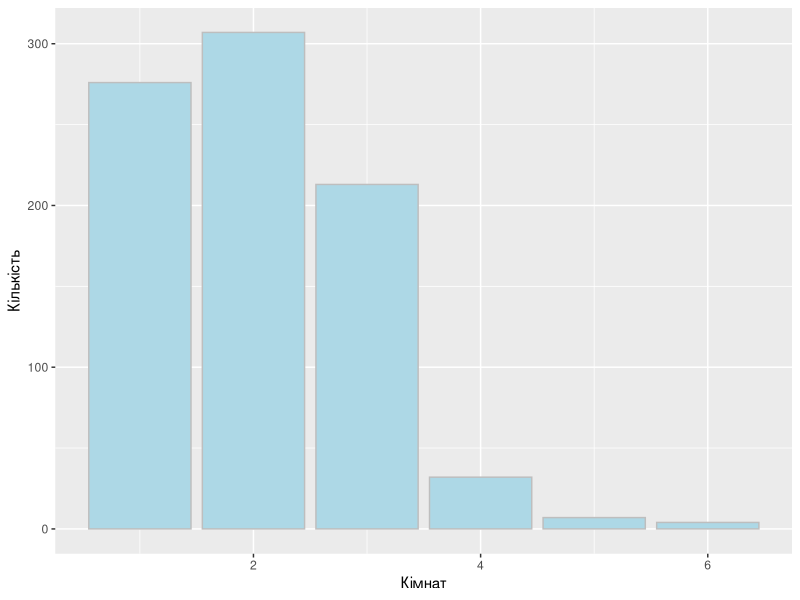
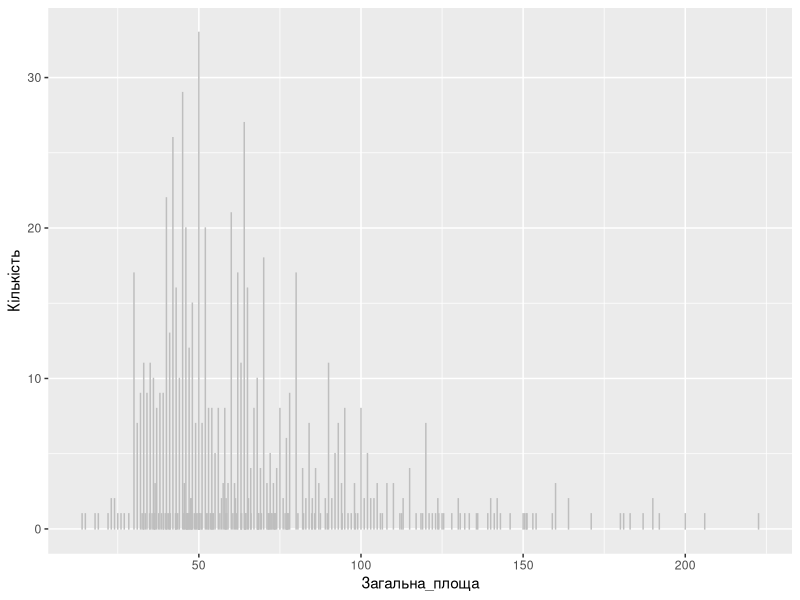
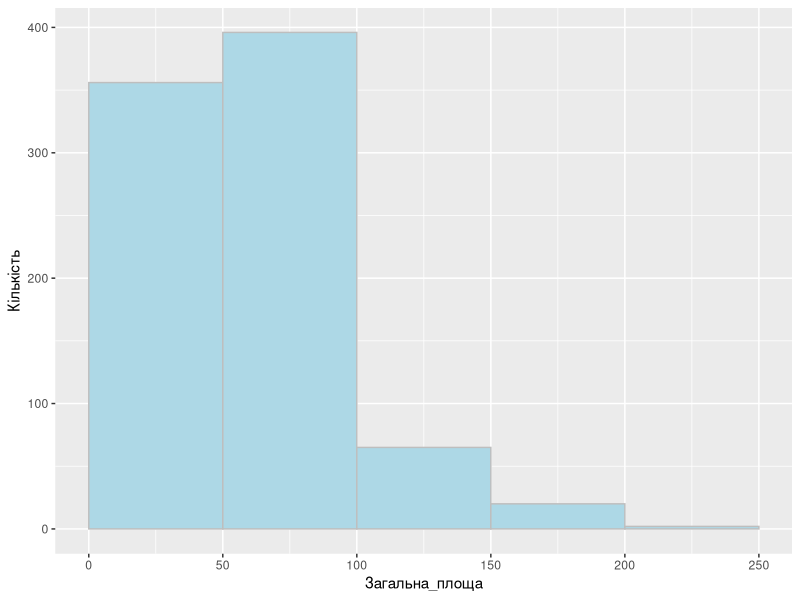
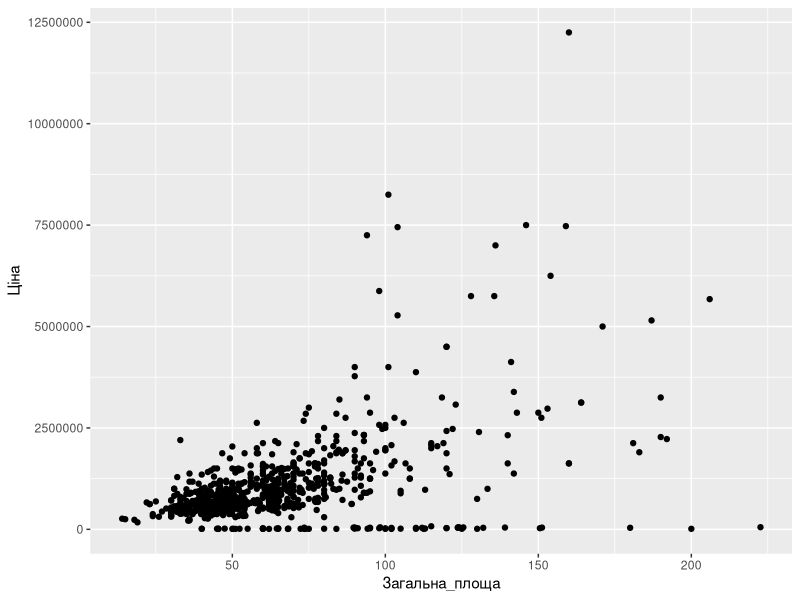
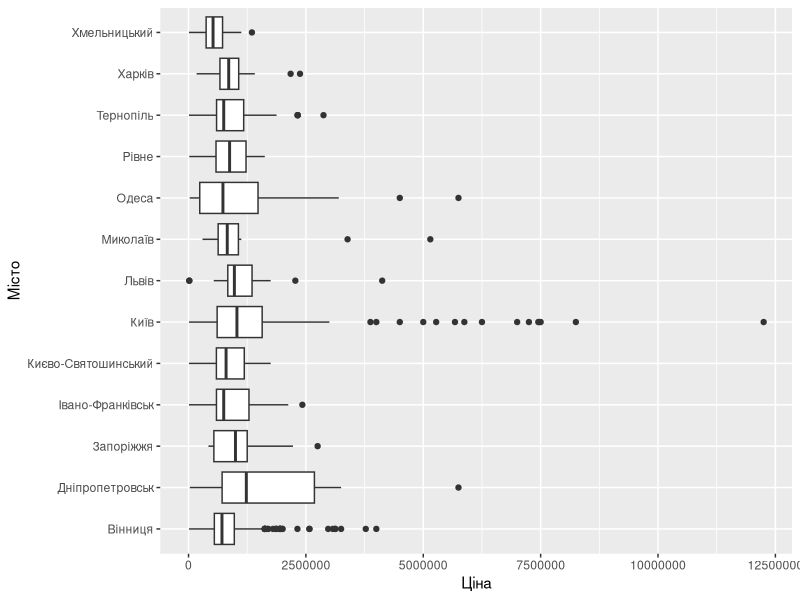

Generate these figures, in order, with R:
#install.packages('dplyr', dependencies = TRUE)
#install.packages('ggplot2', dependencies = TRUE)

library(dplyr)
library(ggplot2)

setwd("/home/atom/git/Rr")
flats <- read.csv("flats.csv", 
                  stringsAsFactors=FALSE, 
                  encoding="UTF-8",
                  dec = ",")
class (flats)
str(flats)
dimensions <- dim(flats)
table_head <- head(flats,6)

summary(flats)
glimpse(flats)

count(flats, Місто)

flats %>%
  count(Місто) %>%
  arrange(n)


flats %>%
  filter(Кімнат == 3) %>%
  filter(Місто == "Одеса") %>%
  count(Місто)

flats %>%
  filter(Кімнат == 1) %>%
  filter(Місто == "Львів") %>%
  summarise(mean=median(Загальна_площа))

ggplot(flats, aes(x=Кімнат)) +
       geom_bar(fill="lightblue",col="grey") + 
       ylab('Кількість')

ggplot(flats, aes(x=Загальна_площа)) +
       geom_bar(fill="lightblue",col="grey") + 
       ylab('Кількість')


ggplot(flats, aes(x=Загальна_площа)) +
       geom_histogram(fill="lightblue",col="grey", breaks=seq(0, 250, by=50)) + 
       ylab('Кількість')

ggplot(flats, aes(x=Загальна_площа,y=Ціна)) + geom_point()

ggplot(flats, aes(x=Місто,y=Ціна)) + 
  geom_boxplot() + 
  coord_flip()